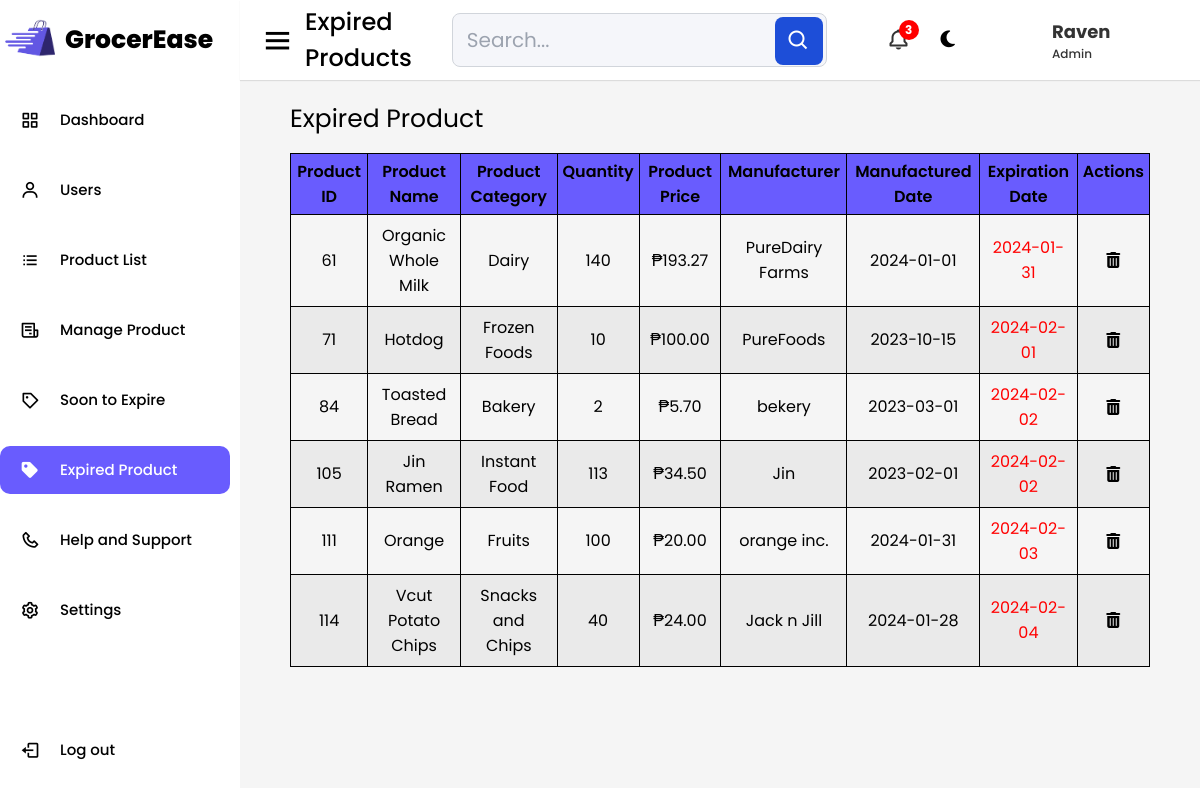
Screenshot of /expired-product.php (signed in) with the database file from the repository.
### tables this page shows
CREATE TABLE `users` (
  `id` int(11) NOT NULL,
  `name` varchar(50) NOT NULL,
  `email` varchar(100) NOT NULL,
  `password` varchar(255) NOT NULL,
  `code` text NOT NULL
);

CREATE TABLE `manage_product` (
  `prodID` int(11) NOT NULL,
  `prodName` varchar(255) NOT NULL,
  `prodCate` varchar(255) NOT NULL,
  `prodPromo` varchar(255) NOT NULL,
  `prodPrice` float(11,2) NOT NULL,
  `prodQuan` varchar(255) NOT NULL,
  `manufact` varchar(255) NOT NULL,
  `manuDate` date NOT NULL DEFAULT current_timestamp(),
  `expiDate` date NOT NULL DEFAULT current_timestamp(),
  `prodAmountSold` decimal(10,2) DEFAULT 0.00,
  `originalPrice` decimal(10,2) NOT NULL
);

### expired-product.php (the view, shortened to what this page needs)
<?php
    include 'config.php';
    $query = mysqli_query($conn, "SELECT * FROM users WHERE email='{$_SESSION['SESSION_EMAIL']}'");
    if (mysqli_num_rows($query) > 0) {
        $row = mysqli_fetch_assoc($query);
    }
?>
<!DOCTYPE php>
<php lang="en" dir="ltr">
    <head>
        <link rel="stylesheet" href="assets/css/grocerease.css" />
        <link rel="stylesheet" href="assets/css/expired-products.css">
        <link rel="stylesheet" href="assets/css/product-list.css">
        <link
        href="https://unpkg.com/boxicons@2.0.7/css/boxicons.min.css"
        rel="stylesheet"
        />
        <script src="https://cdn.tailwindcss.com"></script>
    </head>
<body>
        <div class="sidebar">
        <div class="logo-details">
            <img src="assets/images/favicon.png" alt="Logo" />
            <span class="logo_name">GrocerEase</span>
        </div>
        <ul class="nav-links">
            <li>
            <a href="grocerease.php">
                <i class="bx bx-grid-alt"></i>
                <span class="links_name">Dashboard</span>
            </a>
            </li>
            <li>
            <a href="user-setting.php  ">
                <i class="bx bx-user"></i>
                <span class="links_name">Users</span>
            </a>
            </li>
            <li>
            <a href="product-list.php">
                <i class="bx bx-list-ul"></i>
                <span class="links_name">Product List</span>
            </a>
            </li>
            <li>
            <a href="manage.php">
                <i class="bx bx-receipt"></i>
                <span class="links_name">Manage Product</span>
            </a>
            </li>
            <li>
            <a href="soon-to-expire.php">
                <i class="bx bx-purchase-tag"></i>
                <span class="links_name">Soon to Expire</span>
            </a>
            </li>
            <li>
            <a href="expired-product.php" class="active">
                <i class="bx bxs-purchase-tag"></i>
                <span class="links_name">Expired Product</span>
            </a>
            </li>
            <li>
            <a href="help-support.php">
                <i class="bx bx-phone"></i>
                <span class="links_name">Help and Support</span>
            </a>
            </li>
            <li>
            <a href="settings.php">
                <i class="bx bx-cog"></i>
                <span class="links_name">Settings</span>
            </a>
            </li>
            <li class="log_out">
                <a href="#">
                <i class="bx bx-log-out"></i>
                <span class="links_name">Log out</span>
                </a>
            </li>
            </ul>
        </div>
        <section class="home-section">
            <nav>
                <div class="sidebar-button">
                    <i class="bx bx-menu sidebarBtn"></i>
                    <span class="dashboard">Expired Products</span>
                </div>
                <div class="relative h-50 max-w-650 w-full my-20 mx-10 ">
                    <form method="GET" action="<?php echo $_SERVER['PHP_SELF']; ?>">
                        <input type="search" name="search" class="block w-full p-3 pl-3.5 text-xl text-gray-900 border border-gray-300 rounded-lg bg-[#f5f6fa] outline-none" placeholder="Search..." required>
                        <button type="submit" class="text-white absolute bg-blue-700 top-1 right-1 hover:bg-blue-800 focus:ring-4 focus:outline-none focus:ring-blue-300 font-medium rounded-lg text-sm px-3 py-3 "><i class="bx bx-search text-white text-2xl"></i></button>
                    </form>
                </div>
                <div class="three-box">
                    <div class="notifications">
                        <div class="notification-icon">
                            <i class="bx bx-bell"></i>
                            <span class="notification-count">3</span>
                        </div>
                    </div>
                    <div id="dark-mode-icon" title="Toggle Dark/Light Mode">
                      <i class="fa-solid fa-moon"></i>
                    </div>
                    <div class="profile-details">
                        <img id="user-profile-icon" src="assets/images/default-icon.png" alt="User Profile Icon">
                        <div class="names">
                        <span id="user-name" class="user_name"><?php echo $row['name']; ?></span>
                        <span class="admin_name">Admin</span>
                        </div>
                    </div>
                </div>
            </nav>
            <div class="table-container-1">
                <h1 class="title-1">Expired Product</h1>
                <table>
                <thead>
                    <tr>
                        <th>Product ID</th>
                        <th>Product Name</th>
                        <th>Product Category</th>
                        <th>Quantity</th>
                        <th>Product Price</th>
                        <th>Manufacturer</th>
                        <th>Manufactured Date</th>
                        <th>Expiration Date</th>
                        <th>Actions</th>
                    </tr>
                </thead>
                <tbody>
                <?php
                    $currentDate = date('Y-m-d');
                    $queryTwo = "SELECT * FROM manage_product WHERE expiDate < '$currentDate'";
                    if ($result = mysqli_query($conn, $queryTwo)) {
                        if (mysqli_num_rows($result) > 0) {
                            while ($row = mysqli_fetch_assoc($result)) {
                                ?>
                                <tr>
                                    <td><?php echo $row['prodID']; ?></td>
                                    <td><?php echo $row['prodName']; ?></td>
                                    <td><?php echo $row['prodCate']; ?></td>
                                    <td><?php echo $row['prodQuan']; ?></td>
                                    <td>₱<?php echo $row['prodPrice']; ?></td>
                                    <td><?php echo $row['manufact']; ?></td>
                                    <td><?php echo $row['manuDate']; ?></td>
                                    <td <?php if ($row['expiDate'] <= date('Y-m-d')) { echo 'style="color: red;"'; } ?>> <?php echo $row['expiDate']; ?> </td>
                                        <td>
                                        <div class="action-buttons">
                                            <a href='expired-product-delete.php?id=<?php echo $row['prodID']; ?>' class="delete-btn"><i class='fas fa-trash-alt fs-5'></i></a>
                                        </div>
                                    </td>
                                </tr>
                                <?php
                            }
                        } else { ?>
                            <tr>
                            <td colspan="9">** No records were found **</td>
                            </tr>
                        <?php
                        }
                        } else {
                        echo "Error executing the query: " . mysqli_error($conn);
                        }
                    ?>
                </tbody>
                </table>
            </div>
            </section>
    </body>
</php>

### assets/css/grocerease.css (style rules this page uses)
* { margin: 0; padding: 0; box-sizing: border-box; font-family: "Poppins", sans-serif; scroll-behavior: smooth; }
.sidebar { position: fixed; height: 100vh; width: 250px; background: #FFF; transition: all 0.5s ease; }
.sidebar .logo-details { height: 80px; display: flex; align-items: center; }
.sidebar .logo-details img { height: 50px; margin-left: 5px; border-radius: 6px; }
.sidebar .logo-details .logo_name { color: black; font-weight: 800; font-size: 25px; margin-left: 10px; }
.sidebar .nav-links { margin-top: 10px; margin-right: 20px; }
.sidebar .nav-links li { position: relative; list-style: none; height: 60px; margin-top: 10px; display:flex; align-items: center; }
.sidebar .nav-links li a { height: 80%; width: 100%; display: flex; align-items: center; text-decoration: none; border-radius: 10px; transition: all 0.4s ease; }
.sidebar .nav-links li i { min-width: 60px; display: flex; text-align: center; justify-content: center; font-size: 20px; }
.sidebar .nav-links li a .links_name { font-size: 15px; font-weight: 500; white-space: nowrap; }
.sidebar .nav-links .log_out { position: absolute; bottom: 20px; width: 100vh; }
.sidebar .nav-links li a.active, .dark-mode .sidebar .nav-links li a.active { background: #695CFE; color: #FFF; }
.home-section { position: relative; background: #f5f5f5; min-height: 100vh; width: calc(100% - 240px); left: 240px; transition: all 0.5s ease; }
.home-section nav { display: flex; justify-content: space-between; height: 80px; background: #fff; display: flex; align-items: center; position: fixed; width: calc(100% - 240px); left: 240px; z-index: 100; padding: 0 20px; box-shadow: 0 1px 1px rgba(0, 0, 0, 0.1); transition: all 0.5s ease; }
.home-section nav .sidebar-button { display: flex; align-items: center; font-size: 24px; font-weight: 500; }
nav .sidebar-button i { font-size: 35px; margin-right: 10px; }
.home-section nav .three-box { display: flex; align-items: center; }
.home-section nav .notifications { position: relative; display: flex; align-items: center; margin-left: 20px; }
nav .notification-icon { position: relative; display: inline-block; cursor: pointer; align-items: center; margin-right: 5px; }
nav .notification-icon i { font-size: 24px; color: #333; }
nav .notification-count { position: absolute; top: -8px; right: -8px; display: flex; align-items: center; justify-content: center; width: 20px; height: 20px; background-color: red; color: #fff; font-size: 12px; font-weight: bold; border-radius: 50%; }
#dark-mode-icon { font-size: larger; cursor: pointer; padding: 15px; margin-left: 10px; margin-right: 10px; }
.home-section nav .profile-details { display: flex; align-items: center; border-radius: 6px; height: 50px; min-width: 190px; padding: 0 15px 0 2px; margin-left: 10px; }
nav .profile-details img { height: 50px; width: 50px; border-radius: 6px; object-fit: cover; transition: all 0.3s ease; }
nav .profile-details .names { display: flex; flex-direction: column; margin-left: 10px; }
nav .profile-details .user_name { font-size: 18px; font-weight: bold; color: #333; }
nav .profile-details .admin_name { font-size: 12px; font-weight: 500; color: #333; }

### assets/css/product-list.css (style rules this page uses)
* { margin: 0; padding: 0; box-sizing: border-box; }
body { font-family: 'Poppins', sans-serif; }
table { width: 100%; border-collapse: collapse; }
.table-container-1 { padding: 100px 50px; }
.title-1 { font-size: 25px; margin-bottom: 15px; }
thead tr th { font-size: 16px; font-weight: 600; opacity: 1; padding: 5px; vertical-align: top; border: 1px solid #000; background-color: #695CFE; }
tbody tr td { font-size: 16px; padding: 8px; text-align: center; border: 1px solid #000; }
tbody tr:nth-child(even) { background-color: #0000000b; }

### rows the page displays
users: name "Raven"
manage_product: prodID "61", prodName "Organic Whole Milk", prodCate "Dairy", prodQuan "140", prodPrice "193.27", manufact "PureDairy Farms", manuDate "2024-01-01", expiDate "2024-01-31"
manage_product: prodID "71", prodName "Hotdog", prodCate "Frozen Foods", prodQuan "10", prodPrice "100.00", manufact "PureFoods", manuDate "2023-10-15", expiDate "2024-02-01"
manage_product: prodID "84", prodName "Toasted Bread", prodCate "Bakery", prodQuan "2", prodPrice "5.70", manufact "bekery", manuDate "2023-03-01", expiDate "2024-02-02"
manage_product: prodID "105", prodName "Jin Ramen", prodCate "Instant Food", prodQuan "113", prodPrice "34.50", manufact "Jin", manuDate "2023-02-01", expiDate "2024-02-02"
manage_product: prodID "111", prodName "Orange", prodCate "Fruits", prodQuan "100", prodPrice "20.00", manufact "orange inc.", manuDate "2024-01-31", expiDate "2024-02-03"
manage_product: prodID "114", prodName "Vcut Potato Chips", prodCate "Snacks and Chips", prodQuan "40", prodPrice "24.00", manufact "Jack n Jill", manuDate "2024-01-28", expiDate "2024-02-04"
